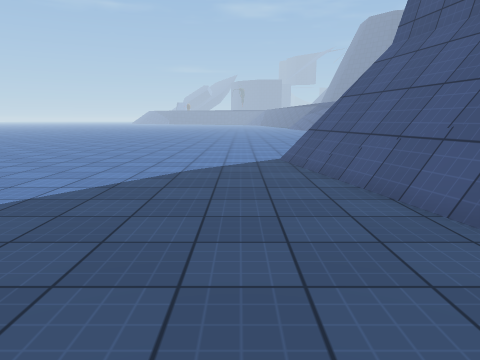
View 1 (above)

12 first-person views from a walk through a Unity game level. The camera is 1.3 m above the floor, tilts 10° down and sees 70° across. The floor is counted in squares, 1 m on a side. Each view is taken from the middle of a square. On the plan, view 1 faces up. The plan holds only what a view shows up to about 15 squares ahead; the rest is blank. The place goes on beyond the plan. The player is left out. Surface patterns are stand-ins for the level's own textures.

View 2
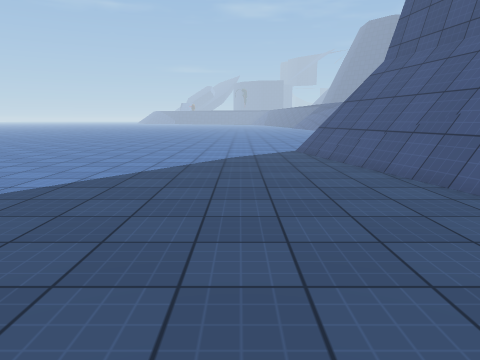

View 3
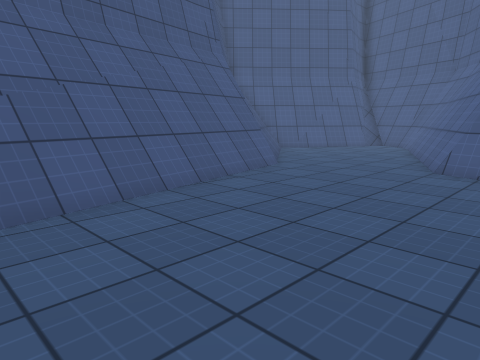

View 4
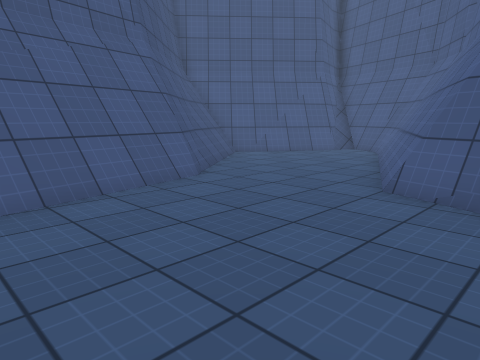

View 5
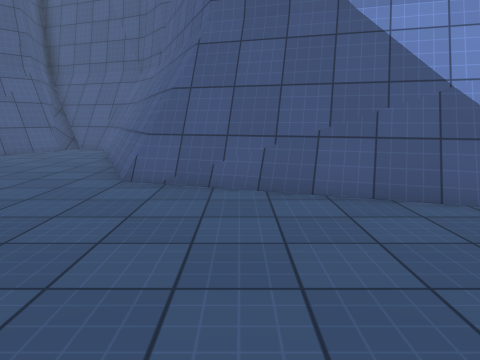

View 6
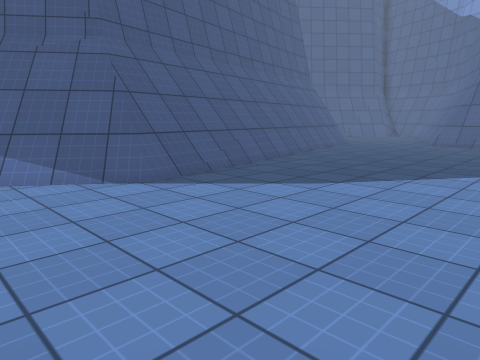

View 7
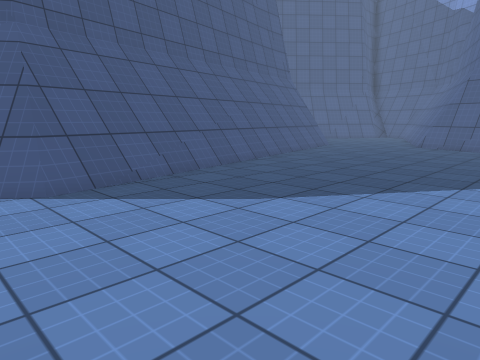

View 8
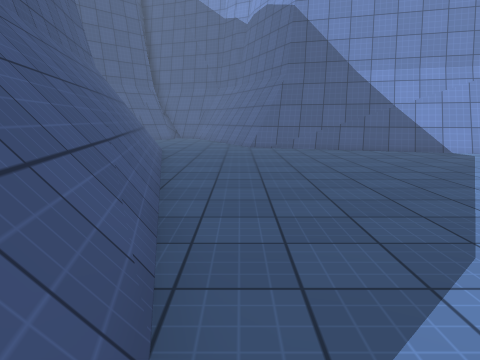

View 9
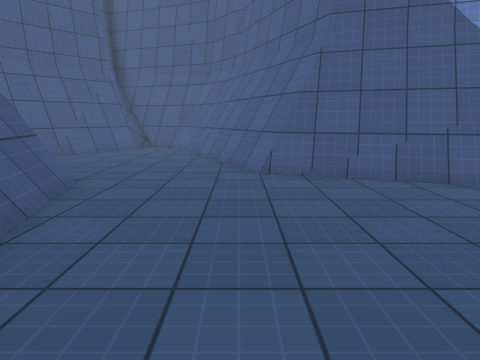

View 10
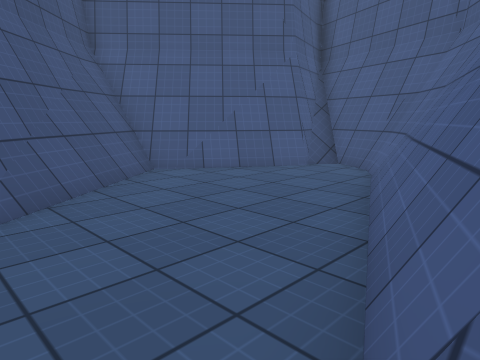

View 11
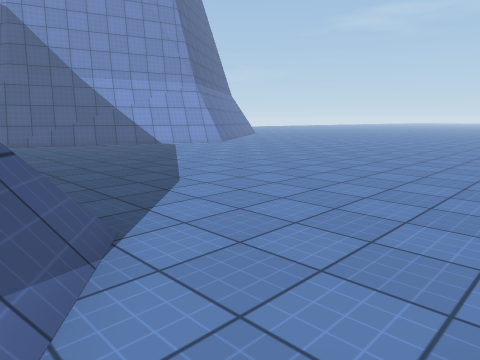

View 12
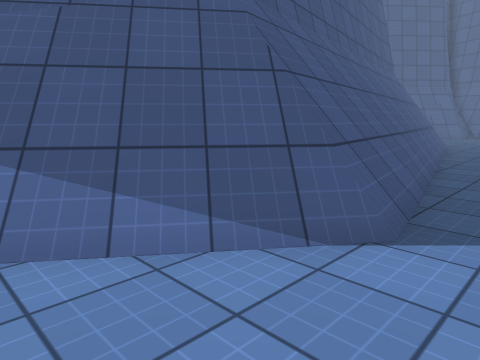

### Floor plan
Points are (right, up) in squares from view 1. A wall is a line through its corners. A room is listed if a view was taken in it or the views show most of it. See-through windows are left out.
Room 1 (views 1, 2, 3, 4, 5, 6, 7, 8, 9, 10, 11, 12)
walls: (2.2, 11.1) (4.6, 14.3); (2.6, 11) (5, 14.2); (2.5, 11.1) (4.8, 14.2); (4.8, -3) (1.8, 11.3); (0, -4.5) (2.9, -10.9); (-0.3, -4.7) (2.5, -11.1); (-5.6, -2.8) (-0.2, -4.4) (2.7, -11); (-5.5, -3) (-0.1, -4.7); (5, -3.4) (2, 11.2); (5.5, -3.3) (3.5, 5.5); (6.8, -4.8) (5.2, -3.1) (2.1, 11.4); (7.8, -5.5) (5.6, -3.2) (4.2, 3.1); (8.7, -7.5) (6.2, -4.3); (9.2, -7.8) (6.9, -4.8); (2.6, -11) (3.3, -12) (4, -12.5); (2.4, -11.1) (3.3, -12.4); (7.4, -9.8) (9.3, -7.6) (7.5, -5.1); (7.3, -10.3) (9.5, -7.8); (3.6, -12) (4.3, -12.4); (3.3, -12.3) (3.8, -12.7); (6, -11.8) (7.5, -9.4); (3.8, -12.5) (6, -13.3); (6.2, -11.8) (7.5, -9.8); (3.6, -12.6) (6.3, -13.6)
low walls: (2.1, 8.8) (1.6, 11.3) (3.3, 13.6); (1.8, 11.3) (4.1, 14.4); (2.1, 11.4) (4.3, 14.4); (-2.2, -3.5) (-0.7, -4); (-5.1, -2.5) (-2.5, -3.4); (-5.5, -2.6) (0.4, -4.5) (1.5, -6.9); (0.2, -4.6) (3, -10.9) (3.6, -12); (5.9, -4.1) (4.8, -3); (3.3, 13.7) (3.9, 14.5); (1.8, -7.5) (2.2, -8.4); (2.2, -8.5) (2.5, -9.2); (2.6, -9.4) (3.3, -10.8); (8.5, -7.7) (5.7, -3.9); (8.4, -7.9) (5, -3.4); (7.5, -8.8) (8.7, -7.5); (3.2, -10.8) (3.4, -11.2); (2.8, -11) (3.6, -12.1); (7.4, -9.4) (8.8, -7.7); (3.7, -11.7) (4.5, -12.3); (5.9, -11.4) (7.6, -8.8); (5.7, -11.5) (7.7, -8.4); (4.4, -12.2) (5, -12.4); (4.2, -12.3) (5.1, -12.6)

Positions as (right, up) in squares from view 1, and headings:
1: (0, 0), facing up
2: (-1, -3), facing up
3: (-2, 5), facing down-right
4: (-2, 2), facing down-right
5: (-2, 3), facing down
6: (-5, 15), facing down-right
7: (-5, 13), facing down-right
8: (1, 12), facing down
9: (1, 4), facing down
10: (0, -3), facing down-right
11: (3, 15), facing down-left
12: (0, 15), facing down-right
